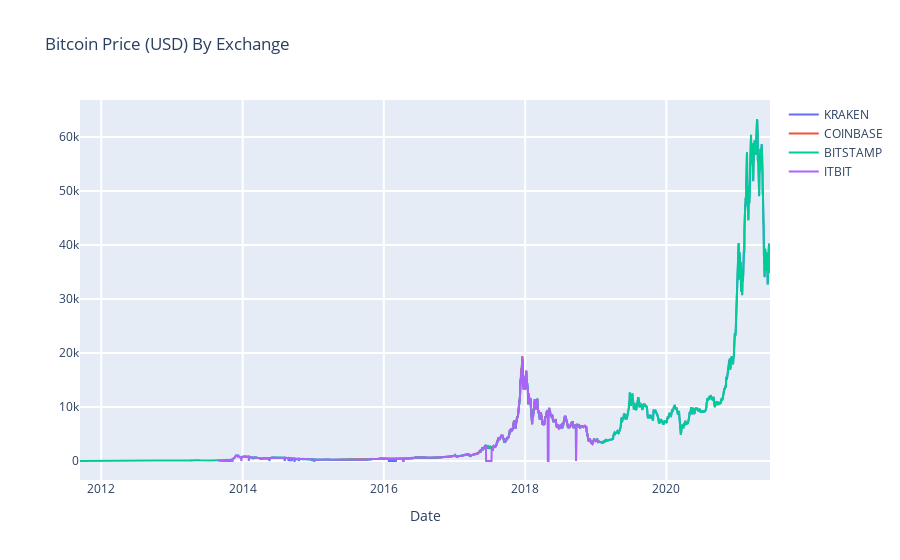

Source (notebook cell):
### Code cell


### Figure 1 — Plotly figure (JSON) as saved in the notebook; plotly's stock layout.template omitted (floating-point values rounded to 4 significant figures; data arrays with more than 128 entries replaced by an {"elided": "..."} marker saying what was removed)
{"data": [{"name": "KRAKEN", "type": "scatter", "visible": true, "x": {"elided": "3560 str values"}, "y": {"elided": "3560 float values"}}, {"name": "COINBASE", "type": "scatter", "visible": true, "x": {"elided": "3560 str values"}, "y": {"elided": "3560 float values"}}, {"name": "BITSTAMP", "type": "scatter", "visible": true, "x": {"elided": "3560 str values"}, "y": {"elided": "3560 float values"}}, {"name": "ITBIT", "type": "scatter", "visible": true, "x": {"elided": "3560 str values"}, "y": {"elided": "3560 float values"}}], "layout": {"autosize": true, "hovermode": "closest", "showlegend": true, "title": {"text": "Bitcoin Price (USD) By Exchange"}, "xaxis": {"autorange": true, "gridwidth": 2, "range": ["2011-09-13", "2021-06-20"], "ticklen": 5, "title": {"text": "Date"}, "type": "date", "zeroline": false}, "yaxis": {"autorange": true, "gridwidth": 2, "range": [-3518.0, 66840.0], "ticklen": 5, "title": {"text": ""}, "type": "linear"}}}
